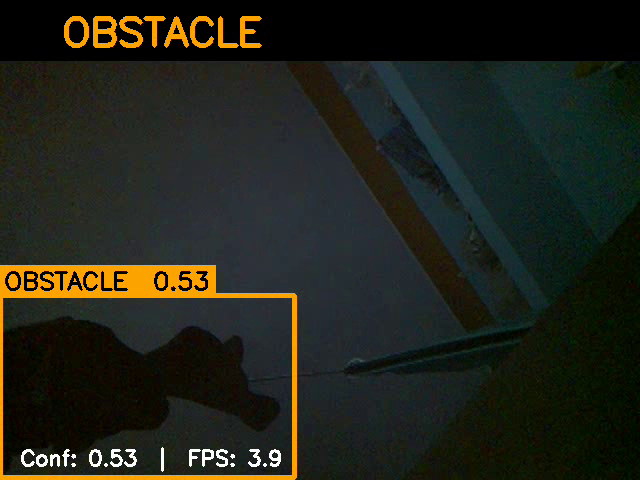
#> input picture frame 4 of recordings/terrain_20260325_101849.mp4, 640 x 480 px, given in place of footpath.mp4, which was not available
$ python videotest.py
#> lines starting #> are read from the running program, lines starting #| are printed output that depends on the picture; after the words box and inside, x2 and y2 are one past the last pixel; in counts of white or black regions, pixels touching at a corner belong together; pictures that were not available may be replaced by others from this repository, and a replacement may not be noted
import cv2
import numpy as np

VIDEO_PATH = "footpath.mp4"   # change if needed

cap = cv2.VideoCapture(VIDEO_PATH)

while cap.isOpened():
    ret, frame = cap.read()
#> frame is the input picture: shape (480, 640, 3); mean B, G, R 26, 35.2, 33.2
    if not ret:
        break

    h, w, _ = frame.shape
#> h = 480; w = 640

    # Focus on lower half (walking area)
    roi = frame[int(h*0.6):h, :]
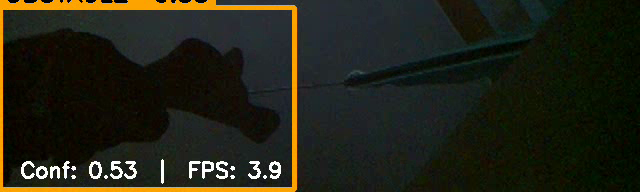
#> roi: shape (192, 640, 3); mean B, G, R 22.1, 34.3, 33.9

    gray = cv2.cvtColor(roi, cv2.COLOR_BGR2GRAY)
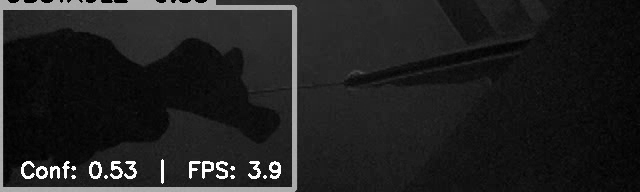
#> gray: shape (192, 640); min 0, max 255, mean 32.8
    blur = cv2.GaussianBlur(gray, (5,5), 0)
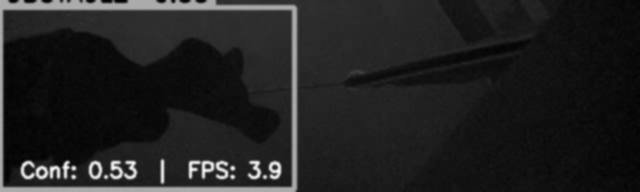
#> blur: shape (192, 640); min 1, max 247, mean 32.8

    edges = cv2.Canny(blur, 50, 150)
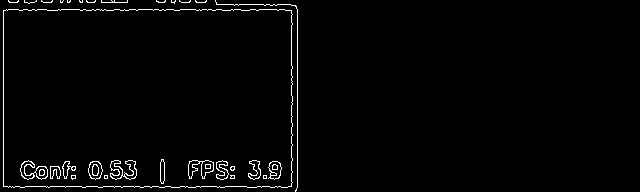
#> edges: shape (192, 640); 2% white in thin lines or dots, all inside (x1, y1, x2, y2) = (3, 0, 298, 192)

    edge_pixels = np.count_nonzero(edges)
#> edge_pixels = 2421
    total_pixels = edges.shape[0] * edges.shape[1]
#> total_pixels = 122880
    edge_density = edge_pixels / total_pixels
#> edge_density = 0.0197

    # VERY simple logic (fast)
    if edge_density < 0.01:
        label = "POSSIBLE DROP / STEP"
        color = (0, 0, 255)
    elif edge_density < 0.03:
        label = "OBSTACLE / UNEVEN"
        color = (0, 165, 255)
    else:
        label = "FLAT / SAFE"
        color = (0, 255, 0)

    cv2.putText(frame, label, (30, 50),
                cv2.FONT_HERSHEY_SIMPLEX, 1, color, 2)
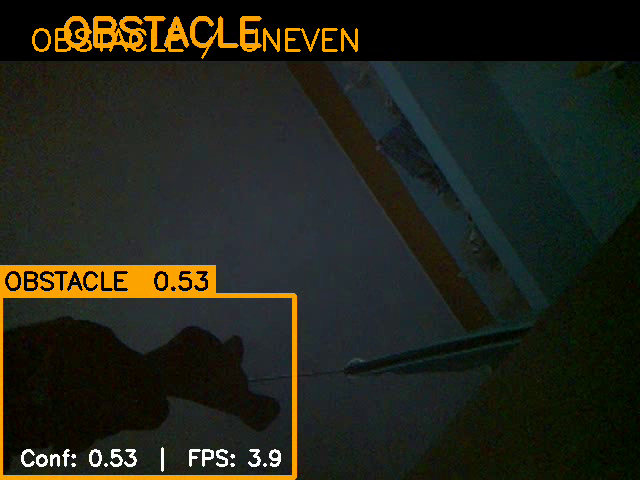
#> frame: shape (480, 640, 3); 0.76% of pixels changed, all inside (x1, y1, x2, y2) = (32, 24, 358, 59)

    cv2.imshow("TerrainSense - Fast Test", frame)
    cv2.imshow("Edges", edges)

    if cv2.waitKey(20) & 0xFF == ord('q'):
#> (key q is pressed here)
        break

cap.release()
cv2.destroyAllWindows()

$ run again, starting later in the video
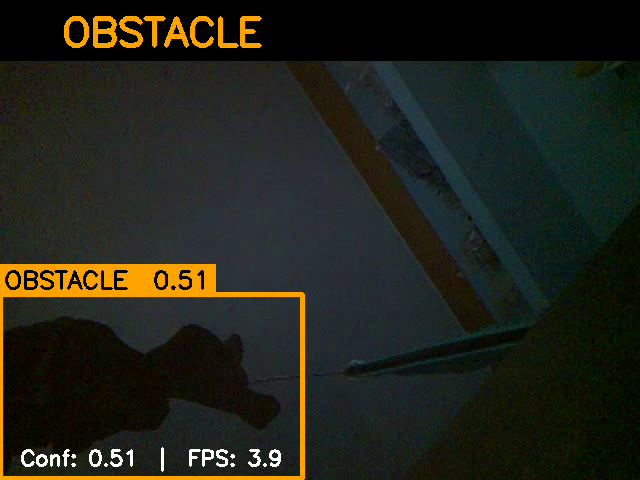
#> input picture frame 19 of recordings/terrain_20260325_101849.mp4, 640 x 480 px, given in place of footpath.mp4, which was not available
#> frame is the input picture: shape (480, 640, 3); mean B, G, R 25.6, 35.1, 33.5
#> `edges = cv2.Canny(blur, 50, 150)`:
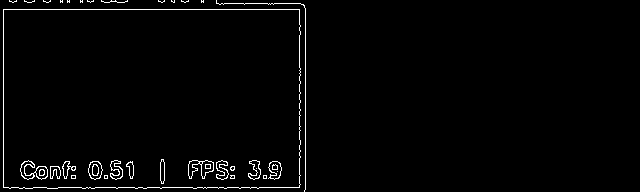
#> edges: shape (192, 640); 1.9% white in thin lines or dots, all inside (x1, y1, x2, y2) = (3, 0, 306, 192)
#> edge_pixels = 2368
#> edge_density = 0.0193
#> `cv2.putText(frame, label, (30, 50), cv2.FONT_HERSHEY_SIMPLEX, 1, color..`:
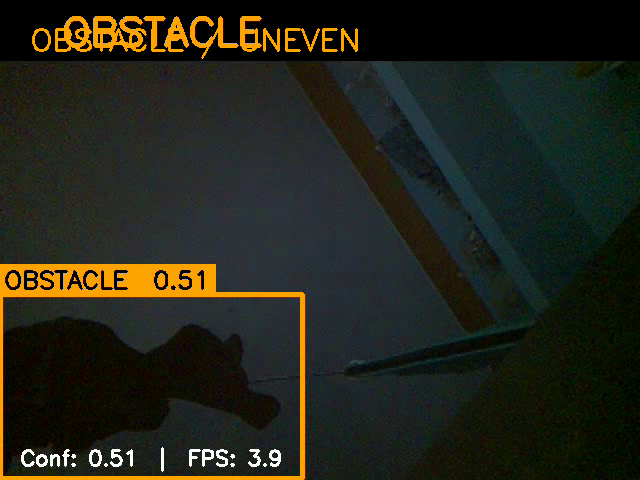
#> frame: shape (480, 640, 3); 0.76% of pixels changed, all inside (x1, y1, x2, y2) = (32, 24, 358, 59)

$ run again, starting later in the video
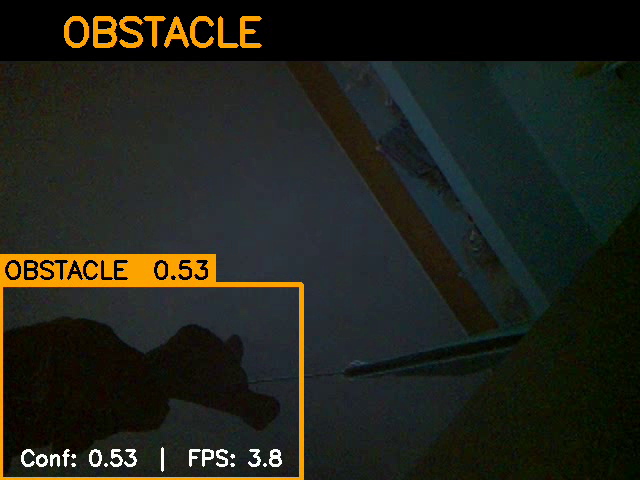
#> input picture frame 34 of recordings/terrain_20260325_101849.mp4, 640 x 480 px, given in place of footpath.mp4, which was not available
#> frame is the input picture: shape (480, 640, 3); mean B, G, R 26.7, 35.1, 33.3
#> `edges = cv2.Canny(blur, 50, 150)`:
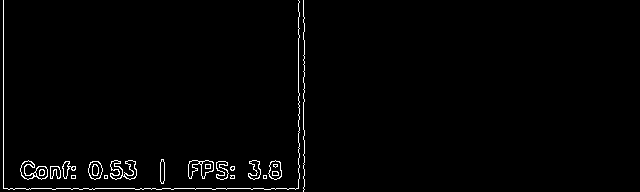
#> edges: shape (192, 640); 1.6% white in thin lines or dots, all inside (x1, y1, x2, y2) = (3, 0, 305, 192)
#> edge_pixels = 1916
#> edge_density = 0.0156
#> `cv2.putText(frame, label, (30, 50), cv2.FONT_HERSHEY_SIMPLEX, 1, color..`:
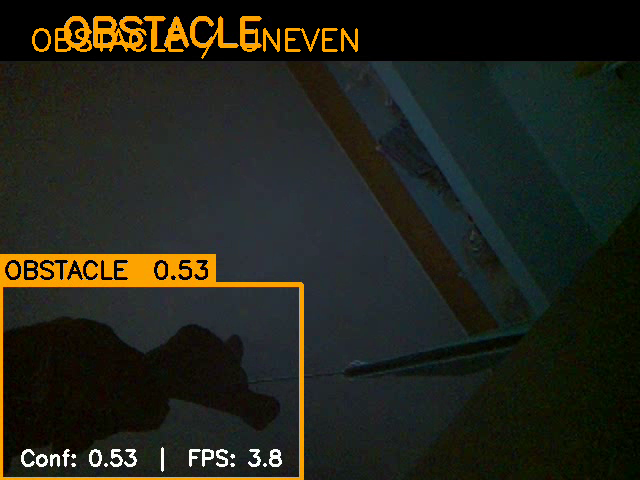
#> frame: shape (480, 640, 3); 0.76% of pixels changed, all inside (x1, y1, x2, y2) = (32, 24, 358, 59)
